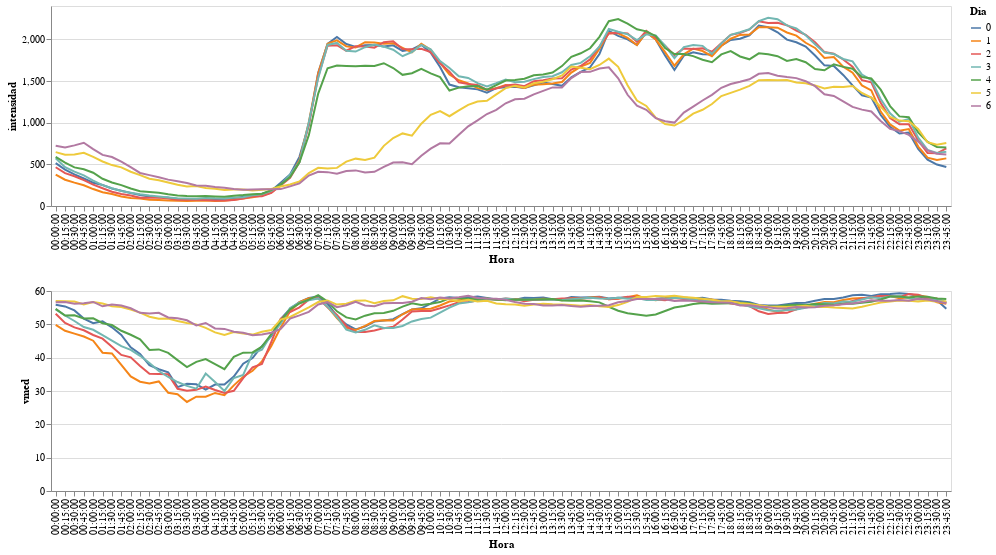

The notebook cell this image was saved under:
### Code cell
alt.Chart(resumen, width=900, height=200)\
        .mark_line()\
        .encode(x = 'Hora:O', y = alt.Y(alt.repeat("row"), type='quantitative'), color = 'Dia:N')\
        .repeat(row = ['intensidad', 'vmed'])

### Figure 1 — Vega-Lite specification as saved in the notebook (floating-point values rounded to 4 significant figures; data arrays with more than 128 entries replaced by an {"elided": "..."} marker saying what was removed)
{"config": {"view": {"continuousWidth": 400, "continuousHeight": 300}}, "repeat": {"row": ["intensidad", "vmed"]}, "spec": {"data": {"name": "data-909697e98423c0e80c07942f61ce1647"}, "mark": "line", "encoding": {"color": {"type": "nominal", "field": "Dia"}, "x": {"type": "ordinal", "field": "Hora"}, "y": {"type": "quantitative", "field": {"repeat": "row"}}}, "height": 200, "width": 900}, "$schema": "https://vega.github.io/schema/vega-lite/v4.8.1.json", "datasets": {"data-909697e98423c0e80c07942f61ce1647": {"elided": "672 records"}}}
